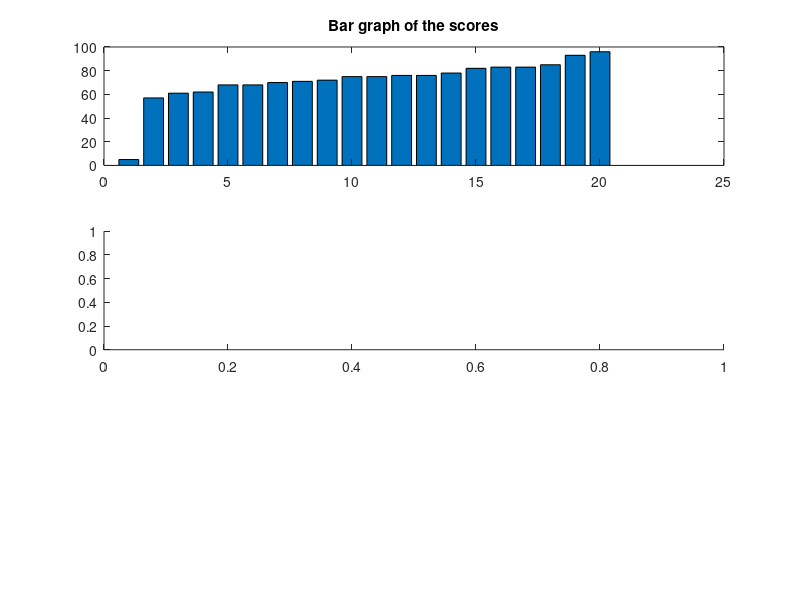

Recreate this plot in MATLAB. (Note: this script raises an error after producing the figure.)
clc
clear all
close all 
G=[68 83 61 70 75 82 57 5 76 85 62 71 96 78 76 68 72 75 83 93];
H=sort(G);
subplot(311)
bar(H)
title('Bar graph of the scores')
subplot(312)
histogram(H)
title('Histogram of the scores')
edges=[0 60 70 80 90 100];
subplot(313)
histogram(edges,H)
title('edges apply on scores')
